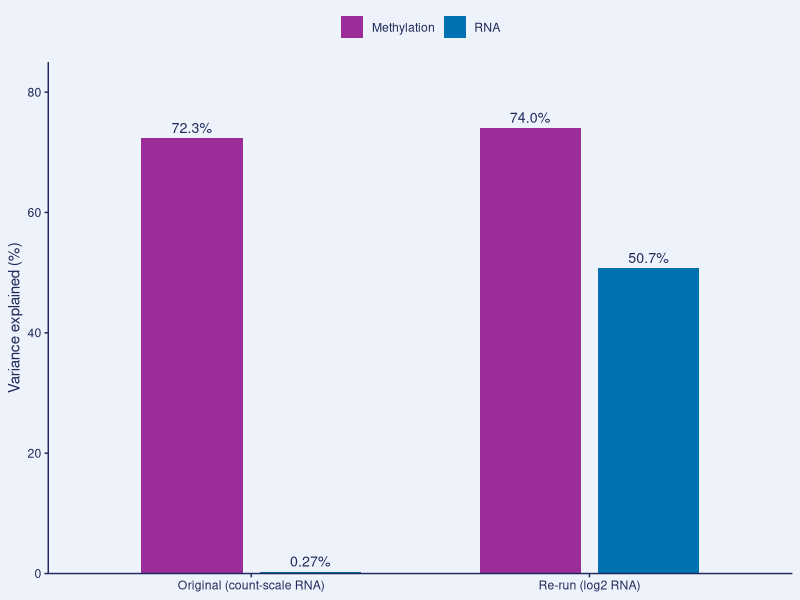
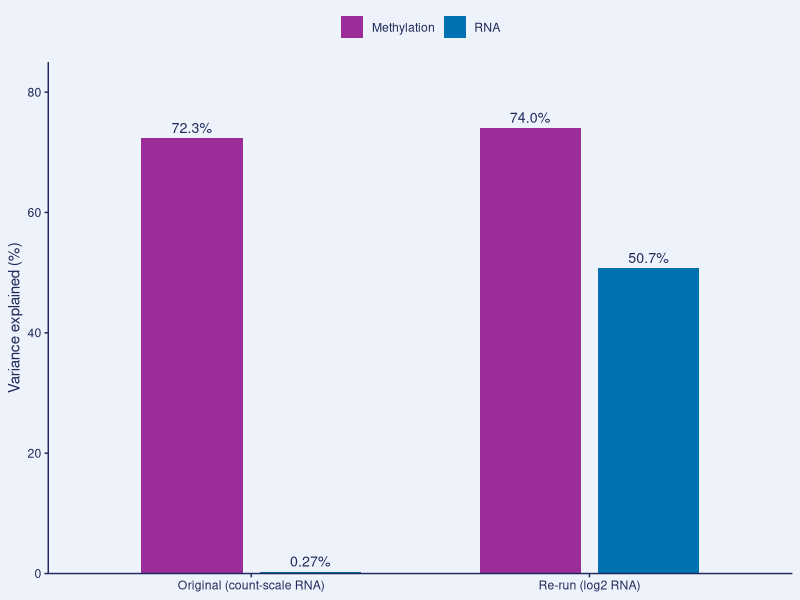

Write R code to recreate these figures, in order.
# Paper A, Figure 2C: variance explained per view in the prostate MOFA2 model,
# before (count-scale RNA) and after (log2(count + 1) RNA).
# The four values are those reported in the thesis (Step 5.0 and Step 11.3):
#   original model: methylation 72.3 %, RNA 0.27 %
#   re-run model  : methylation 74.0 %, RNA 50.7 %
# If you prefer, replace the numbers below with the values printed by
# 03b_prostate_mofa2_log2.R (r2$r2_total) and the original Step 5.0 run.

library(ggplot2)

d <- data.frame(
  Model = factor(rep(c("Original (count-scale RNA)", "Re-run (log2 RNA)"), each = 2),
                 levels = c("Original (count-scale RNA)", "Re-run (log2 RNA)")),
  View  = factor(rep(c("Methylation", "RNA"), times = 2),
                 levels = c("Methylation", "RNA")),
  Var   = c(72.3, 0.27, 74.0, 50.7)
)
d$Label <- ifelse(d$Var < 1, sprintf("%.2f%%", d$Var), sprintf("%.1f%%", d$Var))

cols <- c("Methylation" = "#9B2D9B", "RNA" = "#0072B2")
navy <- "#1F2A5A"

p <- ggplot(d, aes(x = Model, y = Var, fill = View)) +
  geom_col(position = position_dodge(width = 0.7), width = 0.6) +
  geom_text(aes(label = Label), position = position_dodge(width = 0.7),
            vjust = -0.5, size = 3.6, colour = navy) +
  scale_fill_manual(values = cols, name = NULL) +
  scale_y_continuous(limits = c(0, 85), expand = c(0, 0)) +
  labs(x = NULL, y = "Variance explained (%)") +
  theme_classic(base_size = 11) +
  theme(text = element_text(colour = navy),
        axis.text = element_text(colour = navy),
        axis.line = element_line(colour = navy),
        axis.ticks = element_line(colour = navy),
        legend.position = "top",
        plot.background = element_rect(fill = "#EEF3FB", colour = NA),
        panel.background = element_rect(fill = "#EEF3FB", colour = NA),
        legend.background = element_rect(fill = "#EEF3FB", colour = NA))

dir.create("figures_paperA", showWarnings = FALSE)
ggsave("figures_paperA/Figure2C_scale.pdf", p, width = 3.5, height = 3.2, device = cairo_pdf)
ggsave("figures_paperA/Figure2C_scale.tiff", p, width = 3.5, height = 3.2,
       dpi = 600, compression = "lzw")
writeLines(capture.output(sessionInfo()), "figures_paperA/sessionInfo_figure2C.txt")
